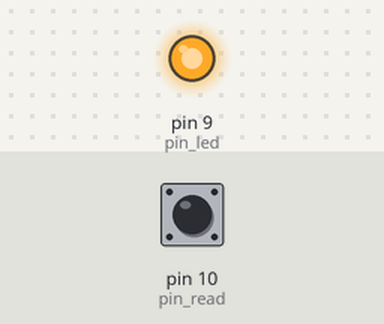
The sketch below on a simulated Arduino Uno, built with avr-gcc and run on an emulated ATmega328P. Shown: output pins drawn as LEDs (lit = HIGH). The inputs (shaded band) are chosen by the test bench; at power-on: pin 10 (pin_read) HIGH. What the sketch prints to the serial monitor is not drawn.

Above: at 1.2 s.
1.3 s: pin 10 (pin_read) pulsed LOW 5 times (0.12 s each, 0.3 s apart)
Timing chart, 0 to 4.3 s (numbered marks = the images above; inputs shaded):
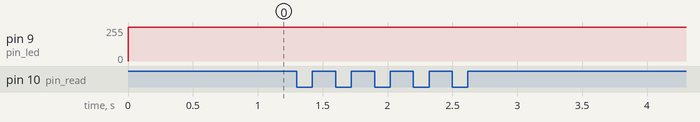

Measured:
- after the input at 1.3 s, every drawn part: stays the same

The sketch:

GetPwm.ino
```cpp
const int pin_led = 9;
const int pin_read = 10;

void setup()
{
  Serial.begin(9600);
  pinMode(pin_read,INPUT);
  pinMode(pin_led,OUTPUT);
}

/*
 The frequency of the PWM signal on most pins is approximately 490 Hz. On the Uno and similar boards, pins 5 and 6 have a frequency of approximately 980 Hz
*/
int GetPwm(const int pin_read)
{
  const int dist_micro_sec_int = pulseIn(pin_read,HIGH);
  Serial.println(String("dist_micro_sec_int: ") + String(dist_micro_sec_int));
  if (dist_micro_sec_int == 0){
    if(digitalRead(pin_read) == LOW) return 0;
    else if(digitalRead(pin_read) == HIGH) return 255;
  }
  const double dist_micro_sec = static_cast<double>(dist_micro_sec_int);
  Serial.print("dist_micro_sec: ");
  Serial.println(dist_micro_sec); //10 digits
  const double period_micro_sec = (1.0 / 490.0) * (1000.0 * 1000.0); //microsecond
  Serial.print("period_micro_sec: "); //10 digits
  Serial.println(period_micro_sec,10);
  const double f = dist_micro_sec / period_micro_sec;
  Serial.print("f: ");
  Serial.println(f);
  const double pwm = f * 255.0;
  Serial.print("pwm: ");
  Serial.println(pwm);
  return static_cast<int>(pwm);
}

void loop()
{
  //const int pwm = random(255);
  const int pwm = 254;
  analogWrite(pin_led,pwm);
  delay(100);
  const int pwm_measured = GetPwm(pin_read);
  Serial.println(String(pwm) + " " + String(pwm_measured));
  delay(1000);
}
```
